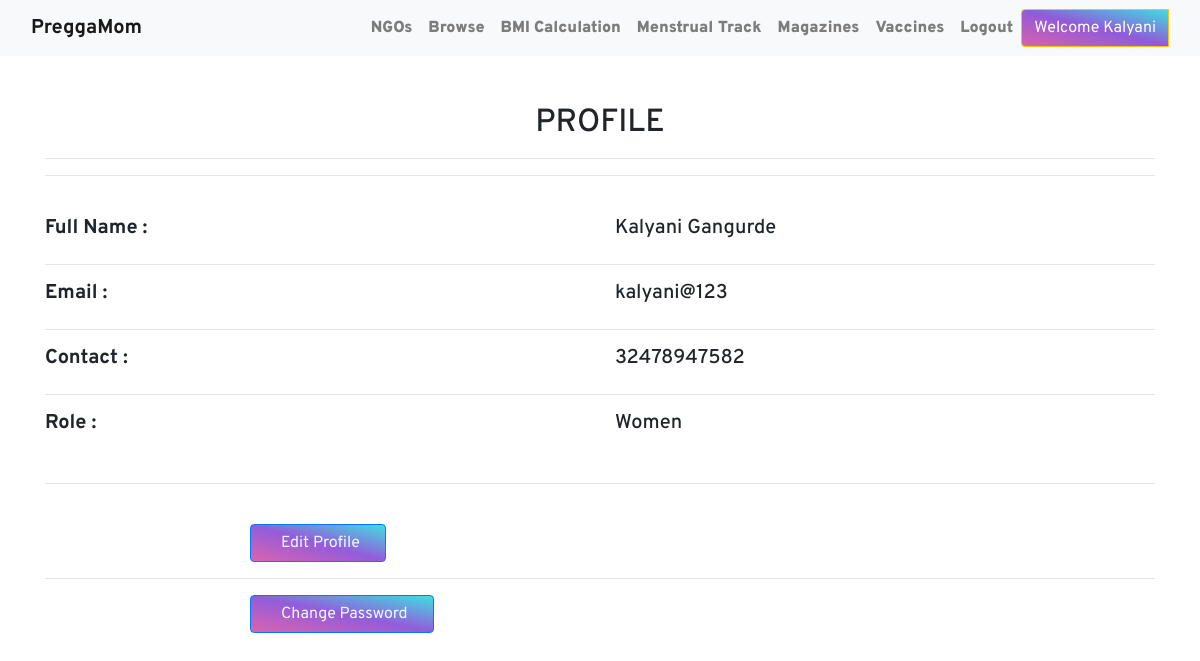
Screenshot of /profile/ (signed in) with the database file from the repository.
### women/models.py (models this page shows)
class Signup(models.Model):
    user = models.ForeignKey(User,on_delete=models.CASCADE,null=True)
    contact = models.CharField(max_length=10,null=True)
    role = models.CharField(max_length=15,null=True)

### women/views.py (the view)
# urls.py: path('profile/', profile, name='profile'),
@login_required
def profile(request):
    if not request.user.is_authenticated:
        return redirect('login')
    user = User.objects.get(id=request.user.id)
    data = Signup.objects.get(user = user)
    d = {'data':data, 'user':user}
    return render(request, 'profile.html', d)

### women/templates/profile.html
{% extends 'user_nav.html' %}
{% load static %}
{% block body %}
<div class="container mt-5">
    <h2 class="text-center">PROFILE</h2>
    <hr><hr><br>
    <div class="row">
        <div class="col-md-6">
            <h5><b>Full Name : </b></h5>
        </div>
        <div class="col-md-6" style="text-transform: capitalize;">
            <h5>{{data.user.first_name}} {{data.user.last_name}}</h5>
        </div>
    </div>
    <hr>
    <div class="row">
        <div class="col-md-6">
            <h5><b>Email : </b></h5>
        </div>
        <div class="col-md-6">
            <h5>{{data.user.username}}</h5>
        </div>
    </div>
    <hr>
    <div class="row">
        <div class="col-md-6">
            <h5><b>Contact : </b></h5>
        </div>
        <div class="col-md-6">
            <h5>{{data.contact}}</h5>
        </div>
    </div>
    <hr>
    <div class="row">
        <div class="col-md-6">
            <h5><b>Role : </b></h5>
        </div>
        <div class="col-md-6">
            <h5>{{data.role}}</h5>
        </div>
    </div><br><hr><br>
    <a class="bb btn btn-primary" href="{% url 'edit_profile' %}">Edit Profile</a>
    <br><hr>
    <a class="bb btn btn-primary" href="{% url 'changepassword' %}">Change Password</a>
</div>
{% endblock %}

### women/templates/user_nav.html (shortened to what this page needs)
<!DOCTYPE html>
<html lang="en">
<head>
    {% load static %}
    <link rel="stylesheet" href="node_modules/bootstrap/dist/css/bootstrap.min.css">
    <link rel="stylesheet" href="https://stackpath.bootstrapcdn.com/bootstrap/4.3.1/css/bootstrap.min.css">
    <link rel="stylesheet" href="https://stackpath.bootstrapcdn.com/font-awesome/4.7.0/css/font-awesome.min.css">
    <link rel="stylesheet" href="{% static 'style.css' %}">
</head>
<body>
    <nav class="navbar navbar-expand-md bg-light navbar-light">
        <div class="container-fluid">
            <a href="{% url 'home' %}" class="navbar-brand font-weight-bold" >PreggaMom</a>
            <div class="collapse navbar-collapse text-center" id="collapsenavbar">
                <ul class="navbar-nav ml-auto">
                    <li class="nav-item">
                        <a href="{% url 'ngos' %}" class="nav-link ">NGOs</a>
                    </li>
                    <li class="nav-item">
                        <a href="{% url 'browse' %}" class="nav-link ">Browse</a>
                    </li>
                    <li class="nav-item">
                        <a href="{% url 'bmi' %}" class="nav-link ">BMI Calculation</a>
                    </li>
                    <li class="nav-item">
                        <a href="{% url 'menstrual' %}" class="nav-link ">Menstrual Track</a>
                    </li>
                    <li class="nav-item">
                        <a href="{% url 'magazine' %}" class="nav-link ">Magazines</a>
                    </li>
                    <li class="nav-item">
                        <a href="{% url 'vaccine' %}" class="nav-link ">Vaccines</a>
                    </li>
                    <li class="nav-item">
                        <a href="{% url 'logout' %}" class="nav-link ">Logout</a>
                    </li>
                </ul>
                <div class="btn-group">
                    <button type="button" class="btn btn-warning text-white" style="background: linear-gradient(to left bottom, rgba(5, 213, 217, 0.767), rgba(101, 23, 203, 0.7), rgba(203, 33, 141, 0.7));" data-toggle="dropdown">Welcome {{request.user.first_name}}</button>
                </div>
            </div>
        </div>
    </nav>
    {% block body %}
    {% endblock %}
</body>
</html>

### women/static/style.css (style rules this page uses)
body { font-family: 'Overpass'; }
.bb { margin-left: 205px; padding-left: 30px; padding-right: 25px; transition: 0.5s; background: linear-gradient(to left bottom, rgba(5, 213, 217, 0.767), rgba(101, 23, 203, 0.7), rgba(203, 33, 141, 0.7)); color: aliceblue; }
.nav-item { color: #bd2eaa; font-weight: 900; }
.navbar-brand { color: #bd2eaa; font-weight: bolder; }

### rows the page displays
Signup: user.first_name "Kalyani", user.last_name "Gangurde", user.username "kalyani@123", contact "32478947582", role "Women"

### other values shown
{{ request.user.first_name }} "Kalyani"
